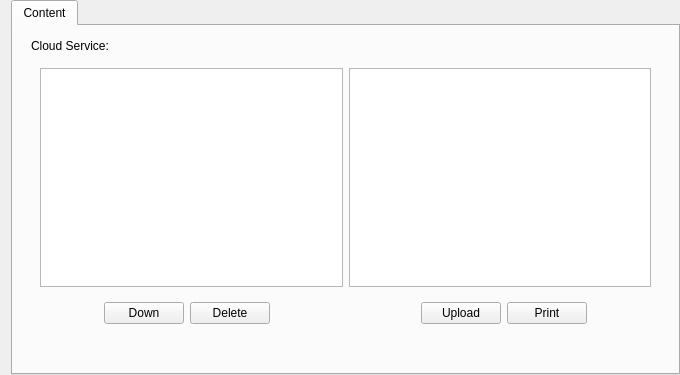
<?xml version="1.0" encoding="UTF-8"?>
<ui version="4.0">
 <class>HNCloudForm</class>
 <widget class="QWidget" name="HNCloudForm">
  <property name="geometry">
   <rect>
    <x>0</x>
    <y>0</y>
    <width>680</width>
    <height>375</height>
   </rect>
  </property>
  <property name="windowTitle">
   <string>Form</string>
  </property>
  <layout class="QHBoxLayout" name="horizontalLayout">
   <property name="topMargin">
    <number>0</number>
   </property>
   <property name="rightMargin">
    <number>0</number>
   </property>
   <property name="bottomMargin">
    <number>0</number>
   </property>
   <item>
    <widget class="QTabWidget" name="tabWidget_cloud">
     <property name="currentIndex">
      <number>0</number>
     </property>
     <widget class="QWidget" name="tab">
      <attribute name="title">
       <string>Content</string>
      </attribute>
      <layout class="QGridLayout" name="gridLayout">
       <property name="bottomMargin">
        <number>9</number>
       </property>
       <item row="0" column="0">
        <widget class="QWidget" name="widgetCloud" native="true">
         <layout class="QGridLayout" name="gridLayout_2">
          <property name="topMargin">
           <number>4</number>
          </property>
          <property name="bottomMargin">
           <number>40</number>
          </property>
          <item row="2" column="2">
           <widget class="HNPushButton" name="pushButton_del">
            <property name="text">
             <string>Delete</string>
            </property>
           </widget>
          </item>
          <item row="2" column="3">
           <spacer name="horizontalSpacer_4">
            <property name="orientation">
             <enum>Qt::Horizontal</enum>
            </property>
            <property name="sizeHint" stdset="0">
             <size>
              <width>60</width>
              <height>20</height>
             </size>
            </property>
           </spacer>
          </item>
          <item row="2" column="6">
           <widget class="HNPushButton" name="btn_print">
            <property name="text">
             <string>Print</string>
            </property>
           </widget>
          </item>
          <item row="2" column="1">
           <widget class="HNPushButton" name="pushButton_down">
            <property name="text">
             <string>Down</string>
            </property>
           </widget>
          </item>
          <item row="2" column="5">
           <widget class="HNPushButton" name="pushButton_upload">
            <property name="text">
             <string>Upload</string>
            </property>
           </widget>
          </item>
          <item row="2" column="4">
           <spacer name="horizontalSpacer_3">
            <property name="orientation">
             <enum>Qt::Horizontal</enum>
            </property>
            <property name="sizeHint" stdset="0">
             <size>
              <width>59</width>
              <height>20</height>
             </size>
            </property>
           </spacer>
          </item>
          <item row="2" column="7">
           <spacer name="horizontalSpacer_2">
            <property name="orientation">
             <enum>Qt::Horizontal</enum>
            </property>
            <property name="sizeHint" stdset="0">
             <size>
              <width>59</width>
              <height>20</height>
             </size>
            </property>
           </spacer>
          </item>
          <item row="2" column="0">
           <spacer name="horizontalSpacer">
            <property name="orientation">
             <enum>Qt::Horizontal</enum>
            </property>
            <property name="sizeHint" stdset="0">
             <size>
              <width>59</width>
              <height>20</height>
             </size>
            </property>
           </spacer>
          </item>
          <item row="1" column="0" colspan="8">
           <widget class="QWidget" name="widget" native="true">
            <layout class="QHBoxLayout" name="horizontalLayout_2">
             <item>
              <widget class="HNCloudTreeWidget" name="treeCloud"/>
             </item>
             <item>
              <widget class="HNCloudLocalTreeWidget" name="treeLocal"/>
             </item>
            </layout>
           </widget>
          </item>
          <item row="0" column="0" colspan="2">
           <widget class="QLabel" name="label">
            <property name="text">
             <string>Cloud Service:</string>
            </property>
           </widget>
          </item>
         </layout>
        </widget>
       </item>
      </layout>
     </widget>
    </widget>
   </item>
  </layout>
 </widget>
 <customwidgets>
  <customwidget>
   <class>HNPushButton</class>
   <extends>QPushButton</extends>
   <header>hnpushbutton.h</header>
  </customwidget>
  <customwidget>
   <class>HNCloudTreeWidget</class>
   <extends>QTreeView</extends>
   <header>hncloudtreewidget.h</header>
  </customwidget>
  <customwidget>
   <class>HNCloudLocalTreeWidget</class>
   <extends>QTreeView</extends>
   <header>hncloudlocaltreewidget.h</header>
  </customwidget>
 </customwidgets>
 <resources/>
 <connections/>
 <slots>
  <slot>heartbeatclick()</slot>
  <slot>getdirclick()</slot>
  <slot>getfilesclick()</slot>
  <slot>upload()</slot>
 </slots>
</ui>
